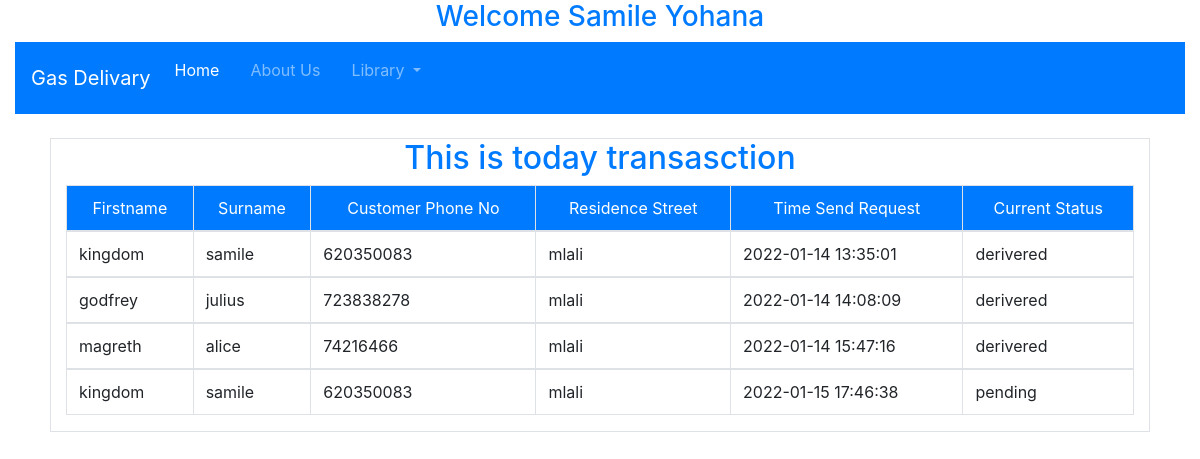
Page /admin/request.php (signed in) on the committed database.
### tables this page shows
CREATE TABLE `request` (
  `request_id` int(11) NOT NULL,
  `street_name` varchar(50) NOT NULL,
  `gas_name` varchar(50) NOT NULL,
  `kg` int(11) NOT NULL,
  `customer_id` int(11) NOT NULL,
  `timee` timestamp NOT NULL DEFAULT CURRENT_TIMESTAMP,
  `status` varchar(15) NOT NULL DEFAULT 'pending'
);

CREATE TABLE `customer` (
  `customer_id` int(11) NOT NULL,
  `firstname` varchar(50) NOT NULL,
  `surname` varchar(50) NOT NULL,
  `gender` enum('male','female') NOT NULL,
  `phone_no` bigint(15) NOT NULL,
  `location_id` int(11) NOT NULL,
  `position_id` int(11) NOT NULL,
  `password` varchar(50) NOT NULL
);

### admin/request.php (the view)
<?php
    include '../include/admin_head.php';
    include '../include/db.php';
    $user_record = mysqli_query($db_connect, "SELECT * FROM request, customer WHERE request.customer_id = customer.customer_id");
    $user_obtained = mysqli_num_rows($user_record); ?>
<div class="container border col-11">
    <h2 class="text-primary text-center">This is today transasction</h2>
    <table class="table table-bordered">
        <thead class="bg-primary text-white text-center text-capitalize">
            <tr>
                <td>firstname</td>
                <td>surname</td>
                <td>customer phone no</td>
                <td>residence street</td>
                <td>time send request</td>
                <td>current status</td>
            </tr>
        </thead>
        <?php
        while($user_obtained = mysqli_fetch_array($user_record)){
            if($user_obtained >='1'){ ?>
        <tbody>
            <tr>
                <td><?php echo $user_obtained['firstname']; ?></td>
                <td><?php echo $user_obtained['surname']; ?></td>
                <td><?php echo $user_obtained['phone_no']; ?></td>
                <td><?php echo $user_obtained['street_name']; ?></td>
                <td><?php echo $user_obtained['timee']; ?></td>
                <td><?php echo $user_obtained['status']; ?></td>
            </tr>
        <tbody>
        <?php }
            else if($user_obtained == '0'){
                echo "no data";
            }
        } ?>
    </table>
</div>

### include/admin_head.php (shortened to what this page needs)
<?php
   $firstname =  $_SESSION['staff_data']['firstname'];
   $surname = $_SESSION['staff_data']['surname'];
?>
<html lang = "en">
   <head>
      <link rel = "stylesheet" href = "../css/bootstrap.min.css">
      <link rel = "stylesheet" href = "../css/bootstrap.css">
   </head>
   <body>
   <h3 class="text-capitalize text-primary text-center">welcome <?php echo $surname.' '. $firstname; ?></h3>
      <div class = "container col-12">
         <nav class = "navbar navbar-expand-sm bg-primary navbar-dark">
            <a class = "navbar-brand text-capitalize" href = "index.php">gas delivary</a>
            <div class = "collapse navbar-collapse text-light" id = "navbarNavDropdown">
               <ul class = "navbar-nav">
                  <li class = "nav-item active">
                     <a class = "nav-link" href = "index.php">Home
                     </a>
                  </li>
                  <li class = "nav-item">
                     <div class="container">
                        <div class="row">
                           <div class="col-md-12">
                           <p class = "nav-link" data-toggle="modal" data-target="#my" style="cursor:pointer">About Us</p>
                        </div>
                     </div>
                  </li>
                  <li class = "nav-item dropdown">
                     <a class = "nav-link dropdown-toggle" href = "#"
                        id = "navbarDropdownMenuLink" role = "button" data-toggle = "dropdown"
                        aria-haspopup = "true" aria-expanded = "false">
                        Library
                     </a>
                  </li>
               </ul>
            </div>
         </nav>
      </div>
   </body><br>
</html>

### rows in the picture
request: customer.firstname "kingdom", customer.surname "samile", customer.phone_no "620350083", street_name "mlali", timee "2022-01-14 13:35:01", status "derivered"
request: customer.firstname "godfrey", customer.surname "julius", customer.phone_no "723838278", street_name "mlali", timee "2022-01-14 14:08:09", status "derivered"
request: customer.firstname "magreth", customer.surname "alice", customer.phone_no "74216466", street_name "mlali", timee "2022-01-14 15:47:16", status "derivered"
request: customer.firstname "kingdom", customer.surname "samile", customer.phone_no "620350083", street_name "mlali", timee "2022-01-15 17:46:38", status "pending"

### other values in the picture
$surname "Samile"
$firstname "Yohana"
